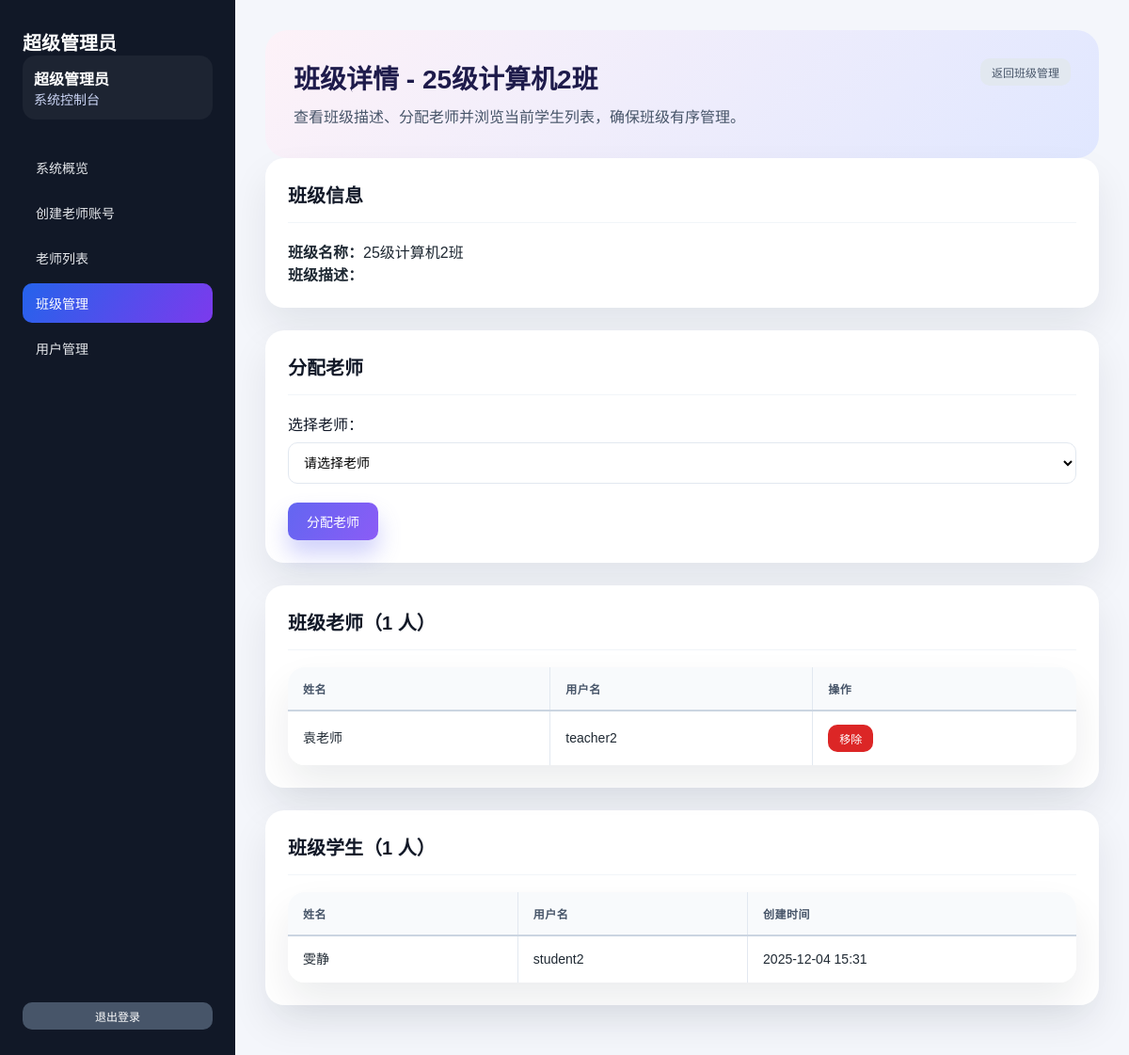
The page /admin/class_detail.php?id=3 (signed in) on the database its author committed.
### tables this page shows
CREATE TABLE `users` (
  `id` int(11) NOT NULL AUTO_INCREMENT,
  `username` varchar(50) NOT NULL,
  `password` varchar(255) NOT NULL,
  `name` varchar(50) NOT NULL,
  `role` enum('admin','teacher','student') NOT NULL DEFAULT 'student',
  `class_id` int(11) DEFAULT NULL COMMENT '班级ID，学生所属班级',
  `teacher_id` int(11) DEFAULT NULL COMMENT '创建该学生的老师ID',
  `created_by` int(11) DEFAULT NULL COMMENT '创建者ID',
  `created_at` datetime DEFAULT CURRENT_TIMESTAMP,
  PRIMARY KEY (`id`),
  UNIQUE KEY `username` (`username`),
  KEY `teacher_id` (`teacher_id`),
  KEY `created_by` (`created_by`),
  CONSTRAINT `users_ibfk_1` FOREIGN KEY (`teacher_id`) REFERENCES `users` (`id`) ON DELETE SET NULL,
  CONSTRAINT `users_ibfk_2` FOREIGN KEY (`created_by`) REFERENCES `users` (`id`) ON DELETE SET NULL
);

CREATE TABLE `classes` (
  `id` int(11) NOT NULL AUTO_INCREMENT,
  `name` varchar(100) NOT NULL COMMENT '班级名称',
  `description` text COMMENT '班级描述',
  `created_at` datetime DEFAULT CURRENT_TIMESTAMP,
  PRIMARY KEY (`id`)
);

### config.php (called while the page is built, shortened)
<?php
function getDB() {
    static $pdo = null;
    if ($pdo === null) {
        try {
            $dsn = "mysql:host=" . DB_HOST . ";dbname=" . DB_NAME . ";charset=" . DB_CHARSET;
            $pdo = new PDO($dsn, DB_USER, DB_PASS);
            $pdo->setAttribute(PDO::ATTR_ERRMODE, PDO::ERRMODE_EXCEPTION);
            $pdo->setAttribute(PDO::ATTR_DEFAULT_FETCH_MODE, PDO::FETCH_ASSOC);
        } catch(PDOException $e) {
            die("数据库连接失败: " . $e->getMessage());
        }
    }
    return $pdo;
}
function getCurrentUser() {
    $pdo = getDB();
    $stmt = $pdo->prepare("SELECT * FROM users WHERE id = ?");
    $stmt->execute([$_SESSION['user_id']]);
    return $stmt->fetch();
}
?>

### admin/class_detail.php (the view, shortened to what this page needs)
<?php
require_once '../config.php';
require_once 'admin_sidebar.php';
$pdo = getDB();
$classId = $_GET['id'] ?? 0;
$class = $pdo->prepare("SELECT * FROM classes WHERE id = ?");
$class->execute([$classId]);
$class = $class->fetch();
$user = getCurrentUser();
$classTeachers = $pdo->prepare("SELECT u.* FROM users u
                                INNER JOIN teacher_classes tc ON u.id = tc.teacher_id
                                WHERE tc.class_id = ?
                                ORDER BY u.name");
$classTeachers->execute([$classId]);
$classTeachers = $classTeachers->fetchAll();
$classStudents = $pdo->prepare("SELECT * FROM users WHERE class_id = ? AND role = 'student' ORDER BY name");
$classStudents->execute([$classId]);
$classStudents = $classStudents->fetchAll();
$allTeachers = $pdo->query("SELECT * FROM users WHERE role = 'teacher' ORDER BY name")->fetchAll();
$availableTeachers = array_filter($allTeachers, function($teacher) use ($classTeachers) {
    foreach ($classTeachers as $ct) {
        if ($ct['id'] == $teacher['id']) {
            return false;
        }
    }
    return true;
});
?>
<!DOCTYPE html>
<html lang="zh-CN">
<head>
    <link rel="stylesheet" href="../style.css">
</head>
<body>
    <div class="app-shell">
        <?php renderAdminSidebar('manage_classes', $user); ?>
        <main class="app-content">
            <section class="page-hero">
                <div>
                    <h1>班级详情 - <?php echo htmlspecialchars($class['name']); ?></h1>
                    <p>查看班级描述、分配老师并浏览当前学生列表，确保班级有序管理。</p>
                </div>
                <div>
                    <a href="manage_classes.php" class="btn btn-muted btn-small">返回班级管理</a>
                </div>
            </section>
            <div class="card">
                <div class="card-header">
                    <h2>班级信息</h2>
                </div>
                <p><strong>班级名称：</strong><?php echo htmlspecialchars($class['name']); ?></p>
                <p><strong>班级描述：</strong><?php echo htmlspecialchars($class['description'] ?? ''); ?></p>
            </div>
            <div class="card">
                <div class="card-header">
                    <h2>分配老师</h2>
                </div>
                <?php if (empty($availableTeachers)): ?>
                    <p>所有老师都已分配到该班级。</p>
                <?php else: ?>
                    <form method="POST">
                        <div class="form-group">
                            <label>选择老师：</label>
                            <select name="teacher_id" required>
                                <option value="">请选择老师</option>
                            </select>
                        </div>
                        <button type="submit" name="assign_teacher" class="btn btn-primary">分配老师</button>
                    </form>
                <?php endif; ?>
            </div>
            <div class="card">
                <div class="card-header">
                    <h2>班级老师（<?php echo count($classTeachers); ?> 人）</h2>
                </div>
                <div class="table-wrapper">
                    <table>
                        <thead>
                            <tr>
                                <th>姓名</th>
                                <th>用户名</th>
                                <th>操作</th>
                            </tr>
                        </thead>
                        <tbody>
                            <?php if (empty($classTeachers)): ?>
                                <tr>
                                    <td colspan="3" style="text-align:center;color:#94a3b8;">暂无老师</td>
                                </tr>
                            <?php else: ?>
                                <?php foreach ($classTeachers as $teacher): ?>
                                    <tr>
                                        <td><?php echo htmlspecialchars($teacher['name']); ?></td>
                                        <td><?php echo htmlspecialchars($teacher['username']); ?></td>
                                        <td class="table-actions">
                                            <form method="POST" onsubmit="return confirm('确定要移除「<?php echo htmlspecialchars($teacher['name']); ?>」吗？');">
                                                <button type="submit" name="remove_teacher" class="btn btn-danger btn-small">移除</button>
                                            </form>
                                        </td>
                                    </tr>
                                <?php endforeach; ?>
                            <?php endif; ?>
                        </tbody>
                    </table>
                </div>
            </div>
            <div class="card">
                <div class="card-header">
                    <h2>班级学生（<?php echo count($classStudents); ?> 人）</h2>
                </div>
                <div class="table-wrapper">
                    <table>
                        <thead>
                            <tr>
                                <th>姓名</th>
                                <th>用户名</th>
                                <th>创建时间</th>
                            </tr>
                        </thead>
                        <tbody>
                            <?php if (empty($classStudents)): ?>
                                <tr>
                                    <td colspan="3" style="text-align:center;color:#94a3b8;">暂无学生</td>
                                </tr>
                            <?php else: ?>
                                <?php foreach ($classStudents as $student): ?>
                                    <tr>
                                        <td><?php echo htmlspecialchars($student['name']); ?></td>
                                        <td><?php echo htmlspecialchars($student['username']); ?></td>
                                        <td><?php echo date('Y-m-d H:i', strtotime($student['created_at'])); ?></td>
                                    </tr>
                                <?php endforeach; ?>
                            <?php endif; ?>
                        </tbody>
                    </table>
                </div>
            </div>
        </main>
    </div>
</body>
</html>

### admin/admin_sidebar.php (shortened to what this page needs)
<?php
function renderAdminSidebar($activeKey = 'dashboard', $user = null) {
    $menu = [
        'dashboard' => ['label' => '系统概览', 'href' => 'index.php'],
        'create_teacher' => ['label' => '创建老师账号', 'href' => 'create_teacher.php'],
        'teacher_list' => ['label' => '老师列表', 'href' => 'teacher_list.php'],
        'manage_classes' => ['label' => '班级管理', 'href' => 'manage_classes.php'],
        'user_list' => ['label' => '用户管理', 'href' => 'user_list.php'],
    ];
    $userName = $user ? htmlspecialchars($user['name']) : '管理员';
    ?>
    <aside class="app-sidebar" id="app-sidebar">
        <div>
            <div class="sidebar-brand">超级管理员</div>
            <div class="sidebar-user">
                <strong><?php echo $userName; ?></strong>
                <span>系统控制台</span>
            </div>
        </div>
        <nav class="sidebar-menu">
            <?php foreach ($menu as $key => $item): ?>
                <a href="<?php echo $item['href']; ?>" class="<?php echo $key === $activeKey ? 'active' : ''; ?>" onclick="closeMobileMenu()">
                    <?php echo htmlspecialchars($item['label']); ?>
                </a>
            <?php endforeach; ?>
        </nav>
        <a href="logout.php" class="btn btn-secondary btn-small" onclick="closeMobileMenu()">退出登录</a>
    </aside>
    <?php
}

### style.css (style rules this page uses)
* { margin: 0; padding: 0; box-sizing: border-box; }
body { font-family: 'Microsoft YaHei', Arial, sans-serif; background: #f4f6fb; min-height: 100vh; color: #1f2933; }
.app-shell { display: flex; min-height: 100vh; }
.app-sidebar { width: 250px; background: #111827; color: white; display: flex; flex-direction: column; padding: 30px 24px; gap: 30px; }
.sidebar-brand { font-size: 20px; font-weight: 600; }
.sidebar-user { background: rgba(255,255,255,0.05); border-radius: 14px; padding: 12px; }
.sidebar-user span { display: block; font-size: 14px; color: #cbd5f5; }
.sidebar-menu { display: flex; flex-direction: column; gap: 6px; flex: 1; }
.sidebar-menu a { color: #e5e7eb; padding: 11px 14px; border-radius: 10px; text-decoration: none; transition: background 0.2s, transform 0.2s; font-size: 14px; }
.sidebar-menu a.active { background: linear-gradient(120deg, #2563eb, #7c3aed); color: #fff; }
.app-content { flex: 1; padding: 32px; }
.page-hero { background: linear-gradient(135deg, #fdf2f8, #e0e7ff); border-radius: 24px; padding: 30px; display: flex; justify-content: space-between; gap: 40px; align-items: flex-start; }
.page-hero h1 { font-size: 28px; color: #1e1b4b; margin-bottom: 10px; }
.page-hero p { color: #475569; line-height: 1.6; }
.form-group { margin-bottom: 20px; }
.form-group label { display: block; margin-bottom: 8px; color: #111827; font-weight: 500; }
.form-group input, .form-group textarea, .form-group select { width: 100%; padding: 12px; border: 1px solid #e2e8f0; border-radius: 10px; font-size: 14px; font-family: inherit; background: #fff; }
.btn { padding: 10px 20px; border: none; border-radius: 10px; cursor: pointer; font-size: 14px; transition: all 0.3s; text-decoration: none; display: inline-block; text-align: center; font-weight: 500; }
.btn-primary { background: linear-gradient(120deg, #6366f1, #8b5cf6); color: white; box-shadow: 0 15px 25px rgba(99, 102, 241, 0.3); }
.btn-danger { background: #dc2626; color: white; }
.btn-secondary { background: #475569; color: white; }
.btn-muted { background: #e2e8f0; color: #475569; }
.btn-small { padding: 6px 12px; font-size: 12px; }
.card { background: white; border-radius: 20px; padding: 24px; margin-bottom: 24px; box-shadow: 0 20px 40px rgba(15, 23, 42, 0.08); }
.card-header { border-bottom: 1px solid #f1f5f9; padding-bottom: 15px; margin-bottom: 18px; }
.card-header h2 { color: #111827; font-size: 20px; }
.table-wrapper { background: white; border-radius: 18px; box-shadow: 0 20px 40px rgba(15, 23, 42, 0.08); overflow: hidden; position: relative; }
table { width: 100%; border-collapse: collapse; border-spacing: 0; table-layout: auto; }
table th, table td { padding: 14px 16px; border-right: 1px solid #e2e8f0; border-bottom: 1px solid #e2e8f0; text-align: left; vertical-align: middle; box-sizing: border-box; margin: 0; }
table th:last-child, table td:last-child { border-right: none; }
table tr:last-child td { border-bottom: none; }
table th { background: #f8fafc; font-size: 12px; letter-spacing: 0.04em; color: #475569; text-transform: uppercase; font-weight: 600; white-space: nowrap; border-bottom: 2px solid #cbd5e1; }
table td { word-break: break-word; font-size: 14px; line-height: 1.5; background: white; }
table th:nth-child(1), table td:nth-child(1) { min-width: 100px; max-width: 150px; }
table th:nth-child(2), table td:nth-child(2) { min-width: 100px; max-width: 150px; }
table th:nth-child(3), table td:nth-child(3) { min-width: 120px; max-width: 180px; text-align: left; }
table th:last-child, table td:last-child { min-width: 100px; white-space: nowrap; text-align: left; }
.table-actions { display: flex; gap: 8px; flex-wrap: wrap; align-items: center; justify-content: flex-start; }
.table-actions form { display: inline-flex; margin: 0; }
.table-actions .btn { white-space: nowrap; }

### rows shown on the page
users: name "超级管理员"
classes: name "25级计算机2班"
users: name "袁老师", username "teacher2"
users: name "雯静", username "student2", created_at "2025-12-04 15:31"

### other values the page prints
$item['label'] "系统概览"
$item['label'] "创建老师账号"
$item['label'] "老师列表"
$item['label'] "班级管理"
$item['label'] "用户管理"
count($classTeachers) "1"
count($classStudents) "1"
